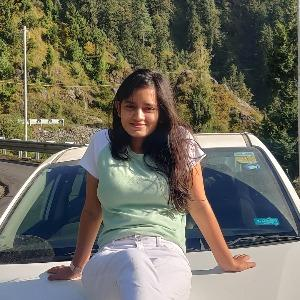
#> input picture AIthroughLibraries/ImageProcessing/sakshi.jpeg, 300 x 300 px
$ jupyter execute gilbhil.ipynb
#> lines starting #> are read from the running program, lines starting #| are printed output that depends on the picture
[cell 1]
import numpy as np
import matplotlib.pyplot as plt
import cv2 as cv

[cell 2]
img=plt.imread('sakshi.jpeg')
#> img is the input picture: shape (300, 300, 3); mean R, G, B 110.3, 108.5, 95.6
type(img)

[cell 3]
plt.imshow(img)

[cell 4]
sa=img[75:150,115:175]
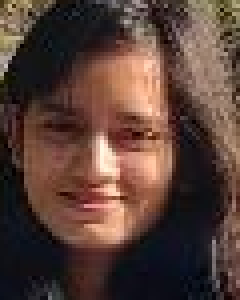
#> sa: shape (75, 60, 3) (shown 4 times larger); mean R, G, B 88.3, 64.1, 55.9
plt.imshow(sa)

[cell 5]
can=cv.Canny(img,200,250)
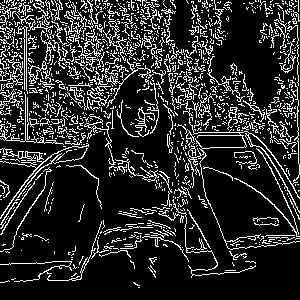
#> can: shape (300, 300); 16.4% white in thin lines or dots
plt.imshow(can)
